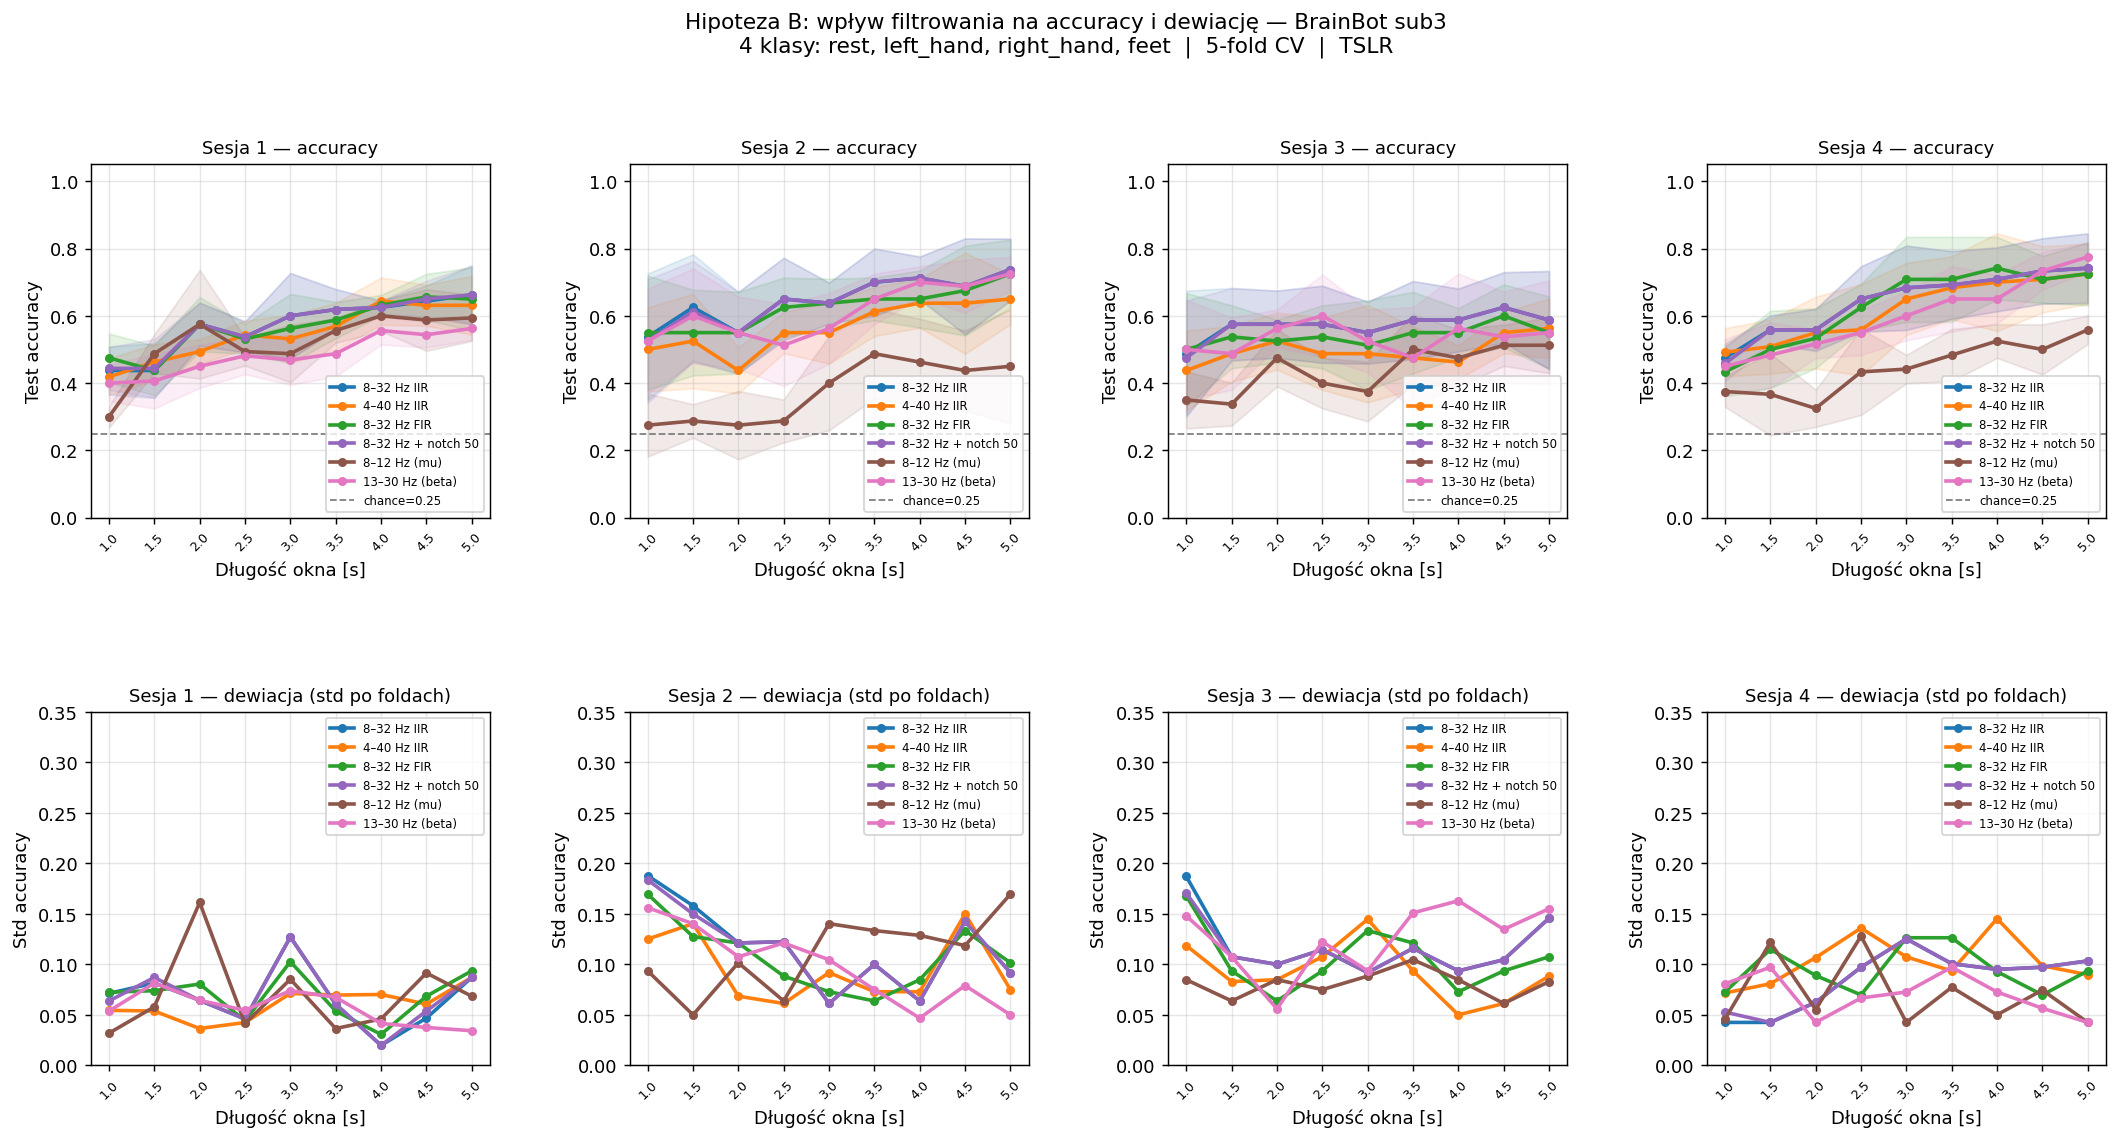

Recreate this plot in Python.
"""
Hipoteza B: czy zmiana filtrowania zmniejsza dewiację na danych BrainBot?

Testowane warunki filtrowania:
  1. 8–32 Hz IIR        (baseline, obecny setup)
  2. 4–40 Hz IIR        (szersze pasmo)
  3. 8–32 Hz FIR        (inny typ filtra)
  4. 8–32 Hz + notch 50 Hz  (usunięcie szumu sieciowego)
  5. 8–12 Hz IIR        (tylko pasmo mu)
  6. 13–30 Hz IIR       (tylko pasmo beta)

Layout:
  Wiersze = sesje subjecta 3
  Linie (kolory) = warunki filtrowania
  Oś X = długość okna [s], Oś Y = test accuracy ± std po foldach

Wynik: filter_effect.png
"""

import os
import re
import numpy as np
import matplotlib
matplotlib.use('Agg')
import matplotlib.pyplot as plt
import mne
from pathlib import Path

from pyriemann.estimation import Covariances
from pyriemann.tangentspace import TangentSpace
from sklearn.base import BaseEstimator, TransformerMixin
from sklearn.linear_model import LogisticRegression
from sklearn.preprocessing import LabelEncoder
from sklearn.model_selection import StratifiedKFold, cross_val_score
from sklearn.pipeline import Pipeline

mne.set_log_level('ERROR')

# ---------------------------------------------------------------------------
# Konfiguracja
# ---------------------------------------------------------------------------
BRAINBOT_EVENTS   = {'rest': 1, 'left_hand': 2, 'right_hand': 3, 'feet': 5}
BRAINBOT_DATA_DIR = Path(__file__).parent / "brainbot_data/5s-interval-nofiltering"
SUBJECT_ID        = 3
TMAX_MAX          = 5.0
TMIN_START        = 1.0
TMAX_STEP         = 0.5
N_FOLDS           = 5
N_JOBS            = 32

# Warunki filtrowania: (nazwa, l_freq, h_freq, method, notch_freq)
FILTER_CONDITIONS = [
    ("8–32 Hz IIR",          8.0,  32.0, 'iir', None),
    ("4–40 Hz IIR",          4.0,  40.0, 'iir', None),
    ("8–32 Hz FIR",          8.0,  32.0, 'fir', None),
    ("8–32 Hz + notch 50",   8.0,  32.0, 'iir', 50.0),
    ("8–12 Hz (mu)",         8.0,  12.0, 'iir', None),
    ("13–30 Hz (beta)",     13.0,  30.0, 'iir', None),
]

CONDITION_COLORS = [
    "#1f77b4",  # niebieski   — 8-32 IIR (baseline)
    "#ff7f0e",  # pomarańczowy — 4-40 IIR
    "#2ca02c",  # zielony     — 8-32 FIR
    "#9467bd",  # fioletowy   — 8-32 + notch
    "#8c564b",  # brązowy     — mu
    "#e377c2",  # różowy      — beta
]

# ---------------------------------------------------------------------------
# Transformer filtrujący (obsługuje notch + bandpass)
# ---------------------------------------------------------------------------
class EpochFilter(BaseEstimator, TransformerMixin):
    def __init__(self, sfreq=256.0, l_freq=8.0, h_freq=32.0,
                 method='iir', notch_freq=None):
        self.sfreq      = sfreq
        self.l_freq     = l_freq
        self.h_freq     = h_freq
        self.method     = method
        self.notch_freq = notch_freq

    def fit(self, X, y=None):
        return self

    def transform(self, X):
        out = np.empty_like(X)
        for i, epoch in enumerate(X):
            data = epoch.astype(np.float64)
            if self.notch_freq is not None:
                data = mne.filter.notch_filter(
                    data, Fs=self.sfreq, freqs=self.notch_freq,
                    method='iir', verbose=False,
                )
            data = mne.filter.filter_data(
                data, sfreq=self.sfreq,
                l_freq=self.l_freq, h_freq=self.h_freq,
                method=self.method, verbose=False,
            )
            out[i] = data
        return out


def make_pipeline(sfreq, l_freq, h_freq, method, notch_freq):
    return Pipeline([
        ("filt", EpochFilter(sfreq=sfreq, l_freq=l_freq, h_freq=h_freq,
                             method=method, notch_freq=notch_freq)),
        ("cov",  Covariances(estimator='oas')),
        ("ts",   TangentSpace(metric='riemann')),
        ("lr",   LogisticRegression(C=1.0, max_iter=1000, solver='lbfgs')),
    ])


# ---------------------------------------------------------------------------
# BrainBot — ładowanie
# ---------------------------------------------------------------------------
def load_session(subject_id, session_id):
    pattern = re.compile(
        rf"subject{subject_id}_ses{session_id}_run\d+_.*\.epo\.fif"
    )
    files = sorted(f for f in os.listdir(BRAINBOT_DATA_DIR) if pattern.match(f))
    if not files:
        return None, None
    epoch_list = [
        mne.read_epochs(str(BRAINBOT_DATA_DIR / f), preload=True, verbose=False)
        for f in files
    ]
    ref_t = epoch_list[0].info['dev_head_t']
    for ep in epoch_list[1:]:
        ep.info['dev_head_t'] = ref_t
    epochs = mne.concatenate_epochs(epoch_list, verbose=False)
    return epochs, epochs.info['sfreq']


def get_xy(epochs, tmax):
    wanted = set(BRAINBOT_EVENTS.values())
    mask = np.isin(epochs.events[:, 2], list(wanted))
    cropped = epochs.copy().crop(tmin=0.0, tmax=tmax, verbose=False)
    X = cropped.get_data()[mask]
    inv = {v: k for k, v in BRAINBOT_EVENTS.items()}
    y_str = np.array([inv[i] for i in epochs.events[mask, 2]])
    le = LabelEncoder()
    return X, le.fit_transform(y_str)


# ---------------------------------------------------------------------------
# Obliczanie krzywej per-warunek
# ---------------------------------------------------------------------------
def compute_window_curve(X_full, y, sfreq, cond_name, l_freq, h_freq, method, notch_freq):
    tmax_values = np.arange(TMIN_START, TMAX_MAX + 0.01, TMAX_STEP)
    cv = StratifiedKFold(n_splits=N_FOLDS, shuffle=True, random_state=42)
    means, stds = [], []

    for tmax in tmax_values:
        n_samples = int(np.round(tmax * sfreq)) + 1
        X_crop = X_full[:, :, :n_samples]
        pipe = make_pipeline(sfreq, l_freq, h_freq, method, notch_freq)
        scores = cross_val_score(pipe, X_crop, y,
                                 cv=cv, scoring='accuracy', n_jobs=N_JOBS)
        means.append(scores.mean())
        stds.append(scores.std())

    print(f"    [{cond_name}] max_acc={max(means):.3f}  "
          f"mean_std={np.mean(stds):.3f}")
    return tmax_values, np.array(means), np.array(stds)


# ---------------------------------------------------------------------------
if __name__ == "__main__":
    # Zbierz ID sesji
    pattern = re.compile(rf"subject{SUBJECT_ID}_ses(\d+)_run\d+_.*\.epo\.fif")
    session_ids = sorted(set(
        int(m.group(1))
        for f in os.listdir(BRAINBOT_DATA_DIR)
        if (m := pattern.match(f))
    ))

    # Wyniki: ses_id -> list of (cond_name, tmax_values, means, stds)
    session_results = {}

    for ses_id in session_ids:
        print(f"\n{'='*50}")
        print(f"Sesja {ses_id}")
        print(f"{'='*50}")
        epochs, sfreq = load_session(SUBJECT_ID, ses_id)
        if epochs is None:
            print("  brak danych")
            continue

        X_full, y = get_xy(epochs, TMAX_MAX)
        print(f"  {len(X_full)} epok, sfreq={sfreq} Hz")

        cond_results = []
        for cond_name, l_freq, h_freq, method, notch_freq in FILTER_CONDITIONS:
            tv, m, s = compute_window_curve(
                X_full, y, sfreq, cond_name,
                l_freq, h_freq, method, notch_freq,
            )
            cond_results.append((cond_name, tv, m, s))

        session_results[ses_id] = cond_results

    valid_sessions = [s for s in session_results if session_results[s]]
    if not valid_sessions:
        print("Brak wyników.")
        exit()

    # ---------------------------------------------------------------------------
    # Wykres: dwa rzędy — accuracy (góra) i std/dewiacja (dół), kolumny = sesje
    # ---------------------------------------------------------------------------
    n_ses = len(valid_sessions)
    fig, axes = plt.subplots(
        2, n_ses,
        figsize=(5 * n_ses, 9),
        squeeze=False,
        gridspec_kw=dict(hspace=0.55, wspace=0.35),
    )

    for col, ses_id in enumerate(sorted(valid_sessions)):
        ax_acc = axes[0][col]
        ax_std = axes[1][col]
        cond_results = session_results[ses_id]

        chance = 1.0 / len(BRAINBOT_EVENTS)

        for (cond_name, tv, means, stds), color in zip(cond_results, CONDITION_COLORS):
            ax_acc.plot(tv, means, color=color, linewidth=2, marker='o',
                        markersize=4, label=cond_name)
            ax_acc.fill_between(tv, means - stds, means + stds,
                                alpha=0.12, color=color)
            ax_std.plot(tv, stds, color=color, linewidth=2, marker='o',
                        markersize=4, label=cond_name)

        ax_acc.axhline(chance, color='gray', linestyle='--', linewidth=1,
                       label=f"chance={chance:.2f}")
        ax_acc.set_title(f"Sesja {ses_id} — accuracy", fontsize=10)
        ax_acc.set_ylabel("Test accuracy")
        ax_acc.set_ylim(0, 1.05)
        ax_acc.legend(fontsize=6.5)
        ax_acc.grid(True, alpha=0.3)

        ax_std.set_title(f"Sesja {ses_id} — dewiacja (std po foldach)", fontsize=10)
        ax_std.set_ylabel("Std accuracy")
        ax_std.set_ylim(0, 0.35)
        ax_std.legend(fontsize=6.5)
        ax_std.grid(True, alpha=0.3)

        for ax in (ax_acc, ax_std):
            ax.set_xlabel("Długość okna [s]")
            tmax_values = cond_results[0][1]
            ax.set_xticks(tmax_values)
            ax.tick_params(axis='x', labelrotation=45, labelsize=7)

    fig.suptitle(
        f"Hipoteza B: wpływ filtrowania na accuracy i dewiację — BrainBot sub{SUBJECT_ID}\n"
        f"4 klasy: {', '.join(BRAINBOT_EVENTS.keys())}  |  {N_FOLDS}-fold CV  |  TSLR",
        fontsize=12, y=1.01,
    )

    out_path = Path(__file__).parent / "filter_effect.png"
    plt.savefig(out_path, dpi=130, bbox_inches='tight')
    plt.close(fig)
    print(f"\nWykres zapisany: {out_path}")
